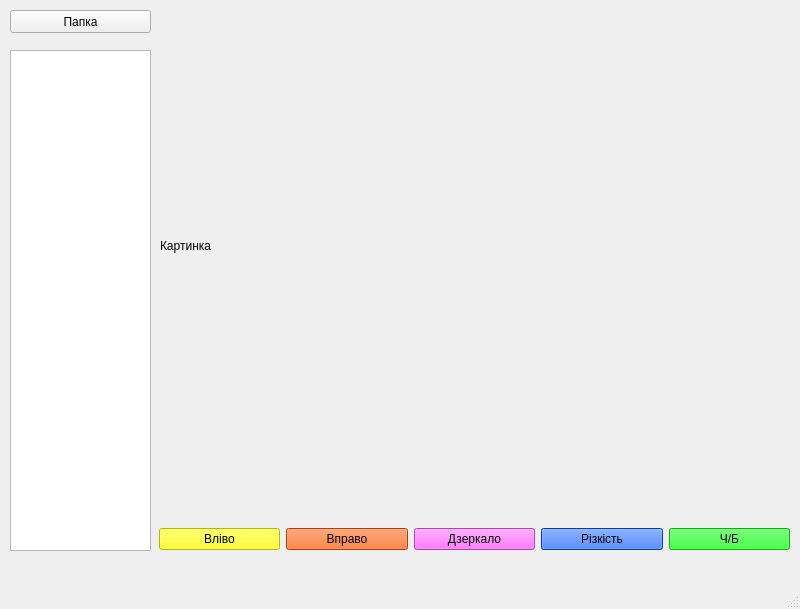
<?xml version="1.0" encoding="UTF-8"?>
<ui version="4.0">
 <class>MainWindow</class>
 <widget class="QMainWindow" name="MainWindow">
  <property name="geometry">
   <rect>
    <x>0</x>
    <y>0</y>
    <width>800</width>
    <height>609</height>
   </rect>
  </property>
  <property name="windowTitle">
   <string>Easy Editor</string>
  </property>
  <widget class="QWidget" name="centralwidget">
   <widget class="QPushButton" name="btn_dir">
    <property name="geometry">
     <rect>
      <x>10</x>
      <y>10</y>
      <width>141</width>
      <height>23</height>
     </rect>
    </property>
    <property name="text">
     <string>Папка</string>
    </property>
   </widget>
   <widget class="QListWidget" name="lw_files">
    <property name="geometry">
     <rect>
      <x>10</x>
      <y>50</y>
      <width>141</width>
      <height>501</height>
     </rect>
    </property>
   </widget>
   <widget class="QLabel" name="lb_image">
    <property name="geometry">
     <rect>
      <x>160</x>
      <y>50</y>
      <width>621</width>
      <height>391</height>
     </rect>
    </property>
    <property name="text">
     <string>Картинка</string>
    </property>
   </widget>
   <widget class="QWidget" name="horizontalLayoutWidget">
    <property name="geometry">
     <rect>
      <x>159</x>
      <y>519</y>
      <width>631</width>
      <height>41</height>
     </rect>
    </property>
    <layout class="QHBoxLayout" name="horizontalLayout">
     <item>
      <widget class="QPushButton" name="btn_left">
       <property name="styleSheet">
        <string notr="true">background-color: rgb(255, 255, 0);</string>
       </property>
       <property name="text">
        <string>Вліво</string>
       </property>
      </widget>
     </item>
     <item>
      <widget class="QPushButton" name="btn_right">
       <property name="styleSheet">
        <string notr="true">color: rgb(255, 0, 0);
background-color: rgb(255, 85, 0);
color: rgb(0, 0, 0);</string>
       </property>
       <property name="text">
        <string>Вправо</string>
       </property>
      </widget>
     </item>
     <item>
      <widget class="QPushButton" name="btn_flip">
       <property name="styleSheet">
        <string notr="true">background-color: rgb(255, 85, 255);</string>
       </property>
       <property name="text">
        <string>Дзеркало</string>
       </property>
      </widget>
     </item>
     <item>
      <widget class="QPushButton" name="btn_sharp">
       <property name="styleSheet">
        <string notr="true">color: rgb(0, 0, 0);
background-color: rgb(0, 85, 255);</string>
       </property>
       <property name="text">
        <string>Різкість</string>
       </property>
      </widget>
     </item>
     <item>
      <widget class="QPushButton" name="btn_bw">
       <property name="styleSheet">
        <string notr="true">background-color: rgb(0, 255, 0);</string>
       </property>
       <property name="text">
        <string>Ч/Б</string>
       </property>
      </widget>
     </item>
    </layout>
   </widget>
  </widget>
  <widget class="QMenuBar" name="menubar">
   <property name="geometry">
    <rect>
     <x>0</x>
     <y>0</y>
     <width>800</width>
     <height>26</height>
    </rect>
   </property>
  </widget>
  <widget class="QStatusBar" name="statusbar"/>
 </widget>
 <resources/>
 <connections/>
</ui>
